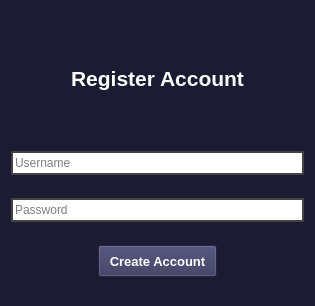
<?xml version="1.0" encoding="UTF-8"?>
<ui version="4.0">
 <class>Form</class>
 <widget class="QWidget" name="Form">
  <property name="geometry">
   <rect>
    <x>0</x>
    <y>0</y>
    <width>315</width>
    <height>306</height>
   </rect>
  </property>
  <property name="windowTitle">
   <string>Form</string>
  </property>
  <property name="styleSheet">
   <string notr="true">QWidget{
	background:#1b1b32;
}</string>
  </property>
  <layout class="QVBoxLayout" name="verticalLayout">
   <item>
    <widget class="QLabel" name="registerLabel">
     <property name="maximumSize">
      <size>
       <width>500</width>
       <height>100</height>
      </size>
     </property>
     <property name="font">
      <font>
       <pointsize>16</pointsize>
       <bold>true</bold>
      </font>
     </property>
     <property name="styleSheet">
      <string notr="true">QLabel{
	color:#fff;
}</string>
     </property>
     <property name="text">
      <string>Register Account</string>
     </property>
     <property name="textFormat">
      <enum>Qt::AutoText</enum>
     </property>
     <property name="scaledContents">
      <bool>false</bool>
     </property>
     <property name="alignment">
      <set>Qt::AlignCenter</set>
     </property>
    </widget>
   </item>
   <item>
    <widget class="QLineEdit" name="username_input">
     <property name="enabled">
      <bool>true</bool>
     </property>
     <property name="minimumSize">
      <size>
       <width>0</width>
       <height>0</height>
      </size>
     </property>
     <property name="maximumSize">
      <size>
       <width>303</width>
       <height>24</height>
      </size>
     </property>
     <property name="autoFillBackground">
      <bool>false</bool>
     </property>
     <property name="styleSheet">
      <string notr="true">QLineEdit{
	background:#fff;
	border: 1.5px solid #444;
	border-radius:2px;
}</string>
     </property>
     <property name="frame">
      <bool>false</bool>
     </property>
     <property name="alignment">
      <set>Qt::AlignLeading|Qt::AlignLeft|Qt::AlignVCenter</set>
     </property>
     <property name="placeholderText">
      <string>Username</string>
     </property>
    </widget>
   </item>
   <item>
    <widget class="QLineEdit" name="password_input">
     <property name="maximumSize">
      <size>
       <width>320</width>
       <height>24</height>
      </size>
     </property>
     <property name="styleSheet">
      <string notr="true">QLineEdit{
	background:#fff;
	border: 1.5px solid #444;
	border-radius:2px;
}</string>
     </property>
     <property name="maxLength">
      <number>25</number>
     </property>
     <property name="frame">
      <bool>false</bool>
     </property>
     <property name="echoMode">
      <enum>QLineEdit::Password</enum>
     </property>
     <property name="placeholderText">
      <string>Password</string>
     </property>
    </widget>
   </item>
   <item alignment="Qt::AlignHCenter">
    <widget class="QPushButton" name="createAccButton">
     <property name="maximumSize">
      <size>
       <width>240</width>
       <height>32</height>
      </size>
     </property>
     <property name="font">
      <font>
       <family>Tahoma</family>
       <pointsize>10</pointsize>
       <bold>true</bold>
      </font>
     </property>
     <property name="cursor">
      <cursorShape>PointingHandCursor</cursorShape>
     </property>
     <property name="styleSheet">
      <string notr="true">QPushButton{
	background:#34345a;
	color:#fff;
	padding:10px;
}</string>
     </property>
     <property name="text">
      <string>Create Account</string>
     </property>
    </widget>
   </item>
  </layout>
 </widget>
 <resources/>
 <connections/>
</ui>
